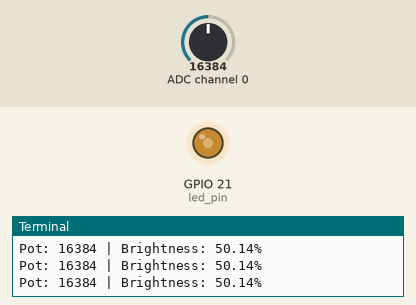
A program run on a simulated Raspberry Pi (BCM pin numbers). Shown: output pins drawn as LEDs (lit = HIGH), the last lines printed to the terminal. Inputs (shaded band) come from the test bench; at power-on: ADC channel 0 = 16384 (analog values on the 0–32767 scale).

Above: at 1.2 s.
1.3 s: ADC channel 0 set to 22936
At 2.4 s:
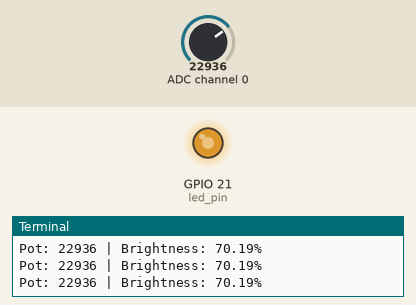
2.8 s: ADC channel 0 set to 28834
At 4.0 s:
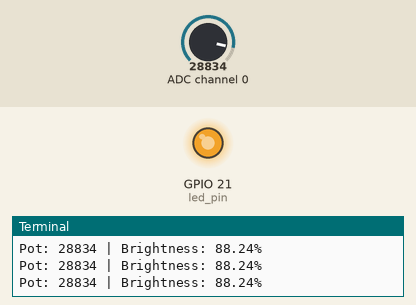
4.3 s: ADC channel 0 set to 3932
At 4.8 s:
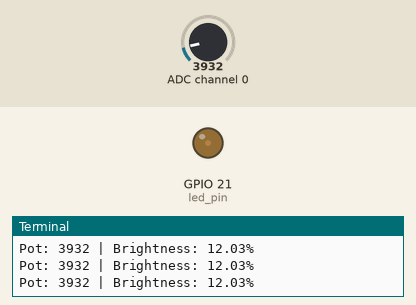
5.8 s: ADC channel 0 set to 0
At 6.5 s:
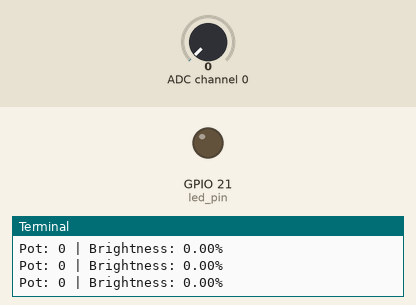
7.3 s: ADC channel 0 set to 16383
At 8.3 s:
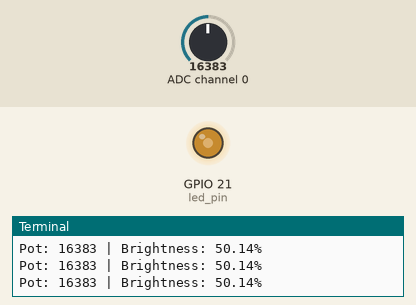
Timing chart, 0 to 9.8 s (numbered marks = the images above; inputs shaded):
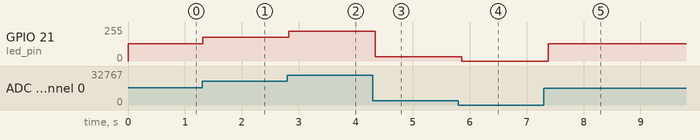

Measured:
- after the input at 1.3 s, GPIO 21 (led_pin): 128/255 → 179/255 at once
- after the input at 2.8 s, GPIO 21 (led_pin): 179/255 → 225/255 at once
- after the input at 4.3 s, GPIO 21 (led_pin): 225/255 → 31/255 at once
- after the input at 5.8 s, GPIO 21 (led_pin): 31/255 → 0/255 after 0.06 s
- after the input at 7.3 s, GPIO 21 (led_pin): 0/255 → 128/255 after 0.08 s

The program:

R64._LED_Brightness_Control__Potentiometer_.py
```python
"""
Components Used:
1. Raspberry Pi
2. ADS1115 Module
3. Potentiometer
4. LED
5. Jumper Wires
6. Breadboard

Install Required Libraries:
pip3 install adafruit-circuitpython-ads1x15 adafruit-blinka numpy --break-system-packages
"""

import time
import board
import busio
import numpy as np
import RPi.GPIO as gpio
import adafruit_ads1x15.ads1115 as ADS
from adafruit_ads1x15.analog_in import AnalogIn

# ---------------- GPIO Setup ----------------
led_pin = 21  # GPIO pin connected to LED

gpio.setmode(gpio.BCM)       # Use BCM numbering
gpio.setup(led_pin, gpio.OUT)

# Setup PWM on LED pin (1kHz frequency)
pwm = gpio.PWM(led_pin, 1000)
pwm.start(0)  # Start with 0% brightness (LED OFF)

# ---------------- ADS1115 Setup ----------------
i2c = busio.I2C(board.SCL, board.SDA)  # Initialize I2C
ads = ADS.ADS1115(i2c)                 # Create ADS1115 object

# Read potentiometer from A0 (P0)
potentiometer = AnalogIn(ads, 0)

# ---------------- Main Loop ----------------
try:
    while True:
        # Read analog value from potentiometer
        pot_value = potentiometer.value

        # Convert raw value (0–65535) to brightness percentage (0–100)
        brightness = np.interp(pot_value, [0, 32676], [0, 100])

        # Update LED brightness using PWM
        pwm.ChangeDutyCycle(brightness)

        # Print values for monitoring
        print(f"Pot: {pot_value} | Brightness: {brightness:.2f}%")

        time.sleep(0.1)  # Small delay for smooth control

except KeyboardInterrupt:
    # Clean exit when program is stopped
    print("Exiting...")
    pwm.stop()        # Stop PWM signal
    gpio.cleanup()    # Reset GPIO pins
```
